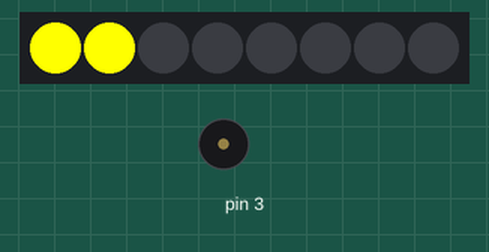
Simulated run of this sketch. Board: Arduino Uno, built with avr-gcc and run on an emulated ATmega328P. Shown: 8 RGB LEDs in strip order, left to right, buzzer (waves = sounding).

Above: at 0.91 s.
At 1.51 s:
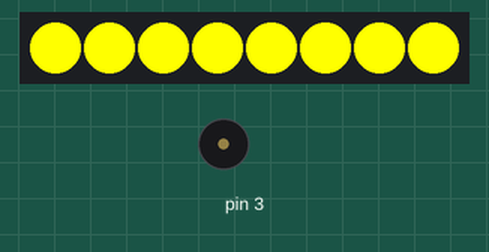
At 2.2 s:
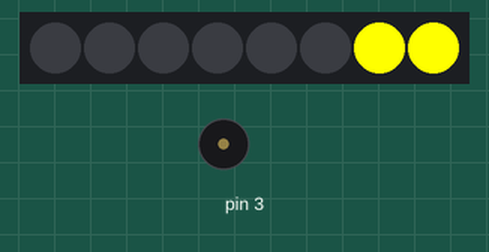
At 3.76 s:
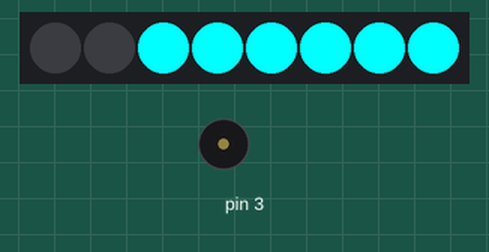
At 5.61 s:
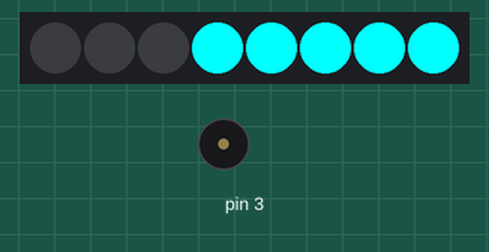
At 6.41 s:
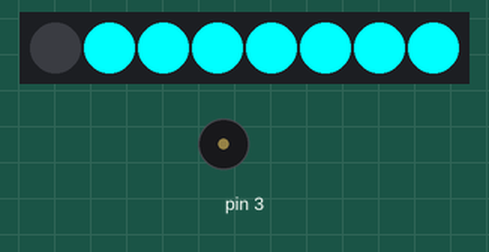
Timing chart, 0 to 40.0 s (numbered marks = the images above):
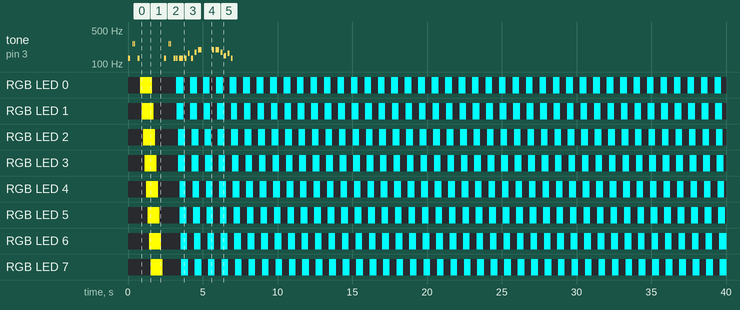

The sketch:

tone-without-delay.ino
```cpp
/**
 * | Tone without delay!
 *
 * * This is a proof of concept I used to work thorugh the state machine logic I wanted to used
 * * for the tones in the pegasus project. The TunePlayer class is def built with the pegasus project
 * * in mind, so it's intentionally not made to accept a variety of melodies and allow for their playback.
 * * The class could def be refactored to do that, but that's something I'm leaving for future me.
 *
 * * Also, I'm sure something like TunePlayer already exists out there, but I couldn't find code for doing this
 * * on a brief scan of the internet and, ultimately, the point of this proof of concept and the whole Pegasus
 * * project is an excuse for me to learn a bunch of concepts and approaches in a more practical way.
 *
 * * All of this to say: if you're looking at this proof of concept, know that it's not really meant to be
 * * generically used and it doesn't necessarily apply best practices.
 *
 * * The Pegasus project:
 * ^ https://github.com/chris-schmitz/pegasus
 *
 * * also, there are a bunch of comments in here that are better read via vscode using the Better Comments extension:
 * ^ https://marketplace.visualstudio.com/items?itemName=aaron-bond.better-comments
 */

#include <Adafruit_NeoPixel.h>
#include "src/tunePlayer/TunePlayer.h"

const int SPEAKER = 3;
const int LEDs = 2;

// * adding this in to test out the melody switching
#define BUTTON 1
int buttonState = 0;

TunePlayer player = TunePlayer(SPEAKER);
Adafruit_NeoPixel bar = Adafruit_NeoPixel(8, LEDs, NEO_GRB + NEO_KHZ800);

// * State management for the lights
const int lightInterval = 50;
unsigned long previousLightMillis = 0;
uint8_t lightIndex = 0;
boolean lightOn = true;

// * Colors:
uint32_t lightsOff = bar.Color(0, 0, 0);
uint32_t cyan = bar.Color(0, 255, 255);

// * game state
enum gameStates
{
    GS_IDLE = 0,
    GS_START,
    GS_PROCESSING,
    GS_COMPLETE,
};
gameStates currentGameState = GS_IDLE;

MELODY melodyToPlay;

void setup()
{
    player.playMelody(MELODY_READY);
    Serial.begin(9600);
    // * Leaving in for troubleshooting
    // while (!Serial)
    //     ;
    bar.begin();
    bar.show();
    showReady();

    // * temp add for button testing
    attachInterrupt(BUTTON, rotateGameState, RISING);
}

void loop()
{

    unsigned long currentMillis = millis();
    handleLights(currentMillis);

    // * The gist of the logic:
    // * is the current tone playing the same as the current state? Note that the player should retain the state even after song is played
    // | yes => continue playing
    // ^ no:
    // ^ stop playing current melody
    // ^ reset player state (playcount, active note, anything else?)
    // ^ set the new melody
    // ^ trigger play (will play once and stop)

    // * mapping the game state enum to the melody enum, really we could prob
    // * conflate the two enums, but I kind of like the flexibility of mapping
    // * them together for now
    switch (currentGameState)
    {
    case GS_IDLE:
        melodyToPlay = MELODY_IDLE;
        break;
    case GS_START:
        melodyToPlay = MELODY_READY;
        break;
    case GS_PROCESSING:
        melodyToPlay = MELODY_PROCESSING;
        break;
    case GS_COMPLETE:
        melodyToPlay = MELODY_COMPLETE;
        break;
    }

    if (player.currentMelody == melodyToPlay)
    {
        player.playMelodyWithoutDelay();
    }
    else
    {
        player.stopPlaying();
        player.reset();
        player.setActiveMelody(melodyToPlay);
        player.playMelodyWithoutDelay();
    }
}

void rotateGameState()
{
    switch (currentGameState)
    {
    case GS_IDLE:
        currentGameState = GS_START;
        break;
    case GS_START:
        currentGameState = GS_PROCESSING;
        break;
    case GS_PROCESSING:
        currentGameState = GS_COMPLETE;
        break;
    case GS_COMPLETE:
        currentGameState = GS_IDLE;
        break;
    }
}

void showReady()
{

    for (uint8_t i = 0; i < 8; i++)
    {
        bar.setPixelColor(i, 255, 255, 0);
        bar.show();
        delay(100);
    }
    for (uint8_t i = 0; i < 8; i++)
    {
        bar.setPixelColor(i, 0, 0, 0);
        bar.show();
        delay(100);
    }

    player.playMelody(MELODY_READY);
}

void handleLights(unsigned long currentMillis)
{

    if (currentMillis - previousLightMillis >= lightInterval)
    {
        if (lightOn)
        {
            bar.setPixelColor(lightIndex, cyan);
        }
        else
        {
            bar.setPixelColor(lightIndex, lightsOff);
        }
        bar.show();

        if (lightIndex < 8)
        {
            lightIndex++;
        }
        else
        {
            lightIndex = 0;
            lightOn = !lightOn;
        }

        previousLightMillis = currentMillis;
    }
}
```

TunePlayer.cpp
```cpp
#include "TunePlayer.h"

TunePlayer::TunePlayer(uint8_t pin)
{
    speakerPin = pin;
}

// * Shave and a haircut
int TunePlayer::length_shaveAndAHairCut = 9;
int TunePlayer::melody_shaveAndAHairCut[] = {
    NOTE_C4, NOTE_G3, NOTE_G3, NOTE_A3, NOTE_G3, 0, NOTE_B3, NOTE_C4, 0};
int TunePlayer::durations_shaveAndAHairCut[] = {
    4, 8, 8, 4, 4, 4, 4, 4, 4};

// * READY
int TunePlayer::length_READY = 8;
int TunePlayer::melody_READY[] = {
    NOTE_C3, NOTE_C3, 0, NOTE_C4, NOTE_C4, 0, NOTE_C3, NOTE_C3};
int TunePlayer::durations_READY[] = {
    16, 16, 8, 16, 16, 8, 16, 16};

// * PROCESSING
int TunePlayer::length_PROCESSING = 8;
int TunePlayer::melody_PROCESSING[] = {
    NOTE_C3, NOTE_D3, NOTE_E3, NOTE_D3, NOTE_C3, NOTE_D3, NOTE_E3, NOTE_D3};
int TunePlayer::durations_PROCESSING[] = {
    8, 8, 8, 8, 8, 8, 8, 8};

// * COMPLETE
int TunePlayer::length_COMPLETE = 4;
int TunePlayer::melody_COMPLETE[] = {
    NOTE_C4, NOTE_C4, NOTE_C4, NOTE_C4};
int TunePlayer::durations_COMPLETE[] = {
    8, 8, 8, 2};

// * IDLE
int TunePlayer::length_IDLE = 14;
int TunePlayer::melody_IDLE[] = {
    NOTE_C3, NOTE_C3, NOTE_C3, NOTE_E3, NOTE_C3, NOTE_F3, NOTE_G3, 0, NOTE_G3, NOTE_G3, NOTE_F3, NOTE_D3, NOTE_E3, NOTE_C3};
int TunePlayer::durations_IDLE[] = {
    8, 4, 8, 8, 8, 8, 4, 2, 8, 4, 8, 8, 8, 8};

/**
 * * Play a given melody per the passed in enum.
 * * Params:
 * * MELODY name The MELODY enum value
 */
void TunePlayer::playMelody(MELODY name)
{
    setActiveMelody(name);
    _playMelody();
}

/**
 * * Plays the set melody without using `delay()`.
 * ! Note that you need to use `setActiveMelody()` to, you know, set the active melody
 * ! before you call this method.
 */
void TunePlayer::playMelodyWithoutDelay()
{
    if (playingMelody == true)
    {
        _currentMillis = millis();
        _playMelodyWithoutDelay();
    }
}

/**
 * * Stop the play of the current melody,
 * * Note that this essentially acts as a pause, if you fire `playMelodyWithoutDelay()` again
 * * without resetting or setting a new melody the player will pick up where it left off.
 * ^ Theoretcially, I haven't actually tried this out and current me can't be bothered to test yet ;P
 */
void TunePlayer::stopPlaying()
{
    playingMelody = false;
}

/**
 * * Reset the player state so it's ready to play a new melody.
 */
void TunePlayer::reset()
{
    _activeNote = 0;
    _playComplete = false;
    activeLength = 0;
    // ? anything else to reset?
}

/**
 * * The method for actually playing the selected melody.
 * ! note that the melody desired should be set in the
 * ! active pointer properties before this method is called
 */
void TunePlayer::_playMelody()
{
    // * pulled from the toneMelody arduino example
    for (int thisNote = 0; thisNote < activeLength; thisNote++)
    {

        int activeDuration = activeDurations[thisNote];
        int noteDuration = 1000 / activeDurations[thisNote];
        int noteFrequency = activeMelody[thisNote];

        // * leaving in for troubleshooting
        // Serial.println(thisNote);
        // Serial.println(activeDuration);
        // Serial.println(noteDuration);
        // Serial.println(noteFrequency);

        tone(speakerPin, noteFrequency, noteDuration);

        int pauseBetweenNotes = noteDuration * 1.30;
        delay(pauseBetweenNotes);

        noTone(speakerPin);
    }
}

void TunePlayer::_playMelodyWithoutDelay()
{
    // * Not ready for change, kick out early
    if (_currentMillis < _nextChange)
    {
        return;
    }

    unsigned long millisTillNextChange = 0;

    if (_notePlaying)
    {
        millisTillNextChange = _pauseBetweenNotes;
        noTone(speakerPin);
        if (_playComplete)
        {

            playingMelody = false;
        }
    }
    else
    {
        millisTillNextChange = 1000 / activeDurations[_activeNote];

        if (activeMelody[_activeNote] != 0)
        {
            int note = activeMelody[_activeNote];
            tone(speakerPin, note);
        }
        else
        {
            noTone(speakerPin);
        }

        _activeNote++;
        if (_activeNote >= activeLength)
        {
            _activeNote = 0;
            _playComplete = true;
        }
    }

    _notePlaying = !_notePlaying;
    _nextChange = _currentMillis + millisTillNextChange;
}

void TunePlayer::setActiveMelody(MELODY name)
{
    // ? PASTE ME: is this the right spot for this??
    // * PASTE ME: naming wise I don't think it is, but logic wise it might be
    // * PRESENT ME: HAHAHAHA IT'S WORKING AND I COULD CARE LESS AT THE MOMENT! LET FUTURE ME WORRY ABOUT IT!
    playingMelody = true;

    currentMelody = name;
    switch (name)
    {
    case MELODY_SHAVE_AND_A_HAIRCUT:
        activeLength = length_shaveAndAHairCut;
        activeMelody = melody_shaveAndAHairCut;
        activeDurations = durations_shaveAndAHairCut;
        break;
    case MELODY_READY:
        activeLength = length_READY;
        activeMelody = melody_READY;
        activeDurations = durations_READY;
        break;
    case MELODY_PROCESSING:
        activeLength = length_PROCESSING;
        activeMelody = melody_PROCESSING;
        activeDurations = durations_PROCESSING;
        break;
    case MELODY_COMPLETE:
        activeLength = length_COMPLETE;
        activeMelody = melody_COMPLETE;
        activeDurations = durations_COMPLETE;
        break;
    case MELODY_IDLE:
        activeLength = length_IDLE;
        activeMelody = melody_IDLE;
        activeDurations = durations_IDLE;
        break;
    }
}
```

TunePlayer.h
```cpp
#ifndef TUNE_PLAYER
#define TUNE_PLAYER
#include "pitches.h"
#include "Arduino.h"

enum MELODY
{
    MELODY_SHAVE_AND_A_HAIRCUT = 0,
    MELODY_IDLE,
    MELODY_READY,
    MELODY_PROCESSING,
    MELODY_COMPLETE,
};

class TunePlayer
{
    uint8_t speakerPin;

    // * Durations and frequencies for the different playable melodies
    // | Note that the frequencies and durations are set in the implmentation file.
    // | At the moment there's no way of passing in the info via public method.
    static int length_shaveAndAHairCut;
    static int melody_shaveAndAHairCut[];
    static int durations_shaveAndAHairCut[];

    static int length_READY;
    static int melody_READY[];
    static int durations_READY[];

    static int length_PROCESSING;
    static int melody_PROCESSING[];
    static int durations_PROCESSING[];

    static int length_COMPLETE;
    static int melody_COMPLETE[];
    static int durations_COMPLETE[];

    static int length_IDLE;
    static int melody_IDLE[];
    static int durations_IDLE[];

    // * internal pointers used in the dynamic melody selection
    int activeLength;
    int *activeMelody;
    int *activeDurations;
    // | hmmm, consider whether you're going to underscore private props or
    // | not, don't leave it both
    unsigned long _currentMillis = 0;
    unsigned long _nextChange = 0;
    const long _noteDuration = 100;
    const long _pauseBetweenNotes = 100;
    boolean _notePlaying = false;
    int _activeNote = 0;
    boolean _playComplete = false;

    void _playMelody();
    void _playMelodyWithoutDelay();

public:
    TunePlayer(uint8_t speakerPin);
    void playMelody(MELODY name);
    void setActiveMelody(MELODY name);
    void playMelodyWithoutDelay();
    void stopPlaying();
    void reset();
    boolean playingMelody = false;
    MELODY currentMelody = MELODY_READY; // * consider a rename
};
#endif
```

pitches.h
```cpp
/*************************************************
 * Public Constants
 *************************************************/

#define NOTE_B0 31
#define NOTE_C1 33
#define NOTE_CS1 35
#define NOTE_D1 37
#define NOTE_DS1 39
#define NOTE_E1 41
#define NOTE_F1 44
#define NOTE_FS1 46
#define NOTE_G1 49
#define NOTE_GS1 52
#define NOTE_A1 55
#define NOTE_AS1 58
#define NOTE_B1 62
#define NOTE_C2 65
#define NOTE_CS2 69
#define NOTE_D2 73
#define NOTE_DS2 78
#define NOTE_E2 82
#define NOTE_F2 87
#define NOTE_FS2 93
#define NOTE_G2 98
#define NOTE_GS2 104
#define NOTE_A2 110
#define NOTE_AS2 117
#define NOTE_B2 123
#define NOTE_C3 131
#define NOTE_CS3 139
#define NOTE_D3 147
#define NOTE_DS3 156
#define NOTE_E3 165
#define NOTE_F3 175
#define NOTE_FS3 185
#define NOTE_G3 196
#define NOTE_GS3 208
#define NOTE_A3 220
#define NOTE_AS3 233
#define NOTE_B3 247
#define NOTE_C4 262
#define NOTE_CS4 277
#define NOTE_D4 294
#define NOTE_DS4 311
#define NOTE_E4 330
#define NOTE_F4 349
#define NOTE_FS4 370
#define NOTE_G4 392
#define NOTE_GS4 415
#define NOTE_A4 440
#define NOTE_AS4 466
#define NOTE_B4 494
#define NOTE_C5 523
#define NOTE_CS5 554
#define NOTE_D5 587
#define NOTE_DS5 622
#define NOTE_E5 659
#define NOTE_F5 698
#define NOTE_FS5 740
#define NOTE_G5 784
#define NOTE_GS5 831
#define NOTE_A5 880
#define NOTE_AS5 932
#define NOTE_B5 988
#define NOTE_C6 1047
#define NOTE_CS6 1109
#define NOTE_D6 1175
#define NOTE_DS6 1245
#define NOTE_E6 1319
#define NOTE_F6 1397
#define NOTE_FS6 1480
#define NOTE_G6 1568
#define NOTE_GS6 1661
#define NOTE_A6 1760
#define NOTE_AS6 1865
#define NOTE_B6 1976
#define NOTE_C7 2093
#define NOTE_CS7 2217
#define NOTE_D7 2349
#define NOTE_DS7 2489
#define NOTE_E7 2637
#define NOTE_F7 2794
#define NOTE_FS7 2960
#define NOTE_G7 3136
#define NOTE_GS7 3322
#define NOTE_A7 3520
#define NOTE_AS7 3729
#define NOTE_B7 3951
#define NOTE_C8 4186
#define NOTE_CS8 4435
#define NOTE_D8 4699
#define NOTE_DS8 4978
```

Measured:
- by itself, RGB LED 2: off → RGB(255, 255, 0) at 1.0 s, → off 0.80 s later, → RGB(0, 255, 255) 1.6 s later, → off 0.45 s later, … (84 changes in this stretch)
- by itself, RGB LED 3: off → RGB(255, 255, 0) at 1.1 s, → off 0.80 s later, → RGB(0, 255, 255) 1.5 s later, → off 0.45 s later, … (84 changes in this stretch)
